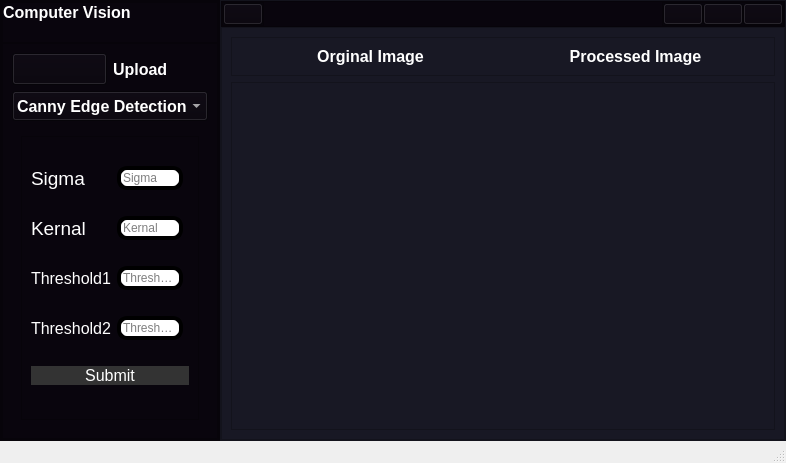
<?xml version="1.0" encoding="UTF-8"?>
<ui version="4.0">
 <class>MainWindow</class>
 <widget class="QMainWindow" name="MainWindow">
  <property name="geometry">
   <rect>
    <x>0</x>
    <y>0</y>
    <width>786</width>
    <height>463</height>
   </rect>
  </property>
  <property name="maximumSize">
   <size>
    <width>1900</width>
    <height>1000</height>
   </size>
  </property>
  <property name="windowTitle">
   <string>MainWindow</string>
  </property>
  <property name="styleSheet">
   <string notr="true">*{
 boarder:none;
color:white;
}
QLineEdit{
 border: 4px solid;
 background-color: white;
 boarder-radius: 20px;
}</string>
  </property>
  <widget class="QWidget" name="centralwidget">
   <property name="cursor">
    <cursorShape>ArrowCursor</cursorShape>
   </property>
   <property name="styleSheet">
    <string notr="true">background-color:rgb(24, 24, 36);</string>
   </property>
   <layout class="QHBoxLayout" name="horizontalLayout">
    <property name="spacing">
     <number>0</number>
    </property>
    <property name="leftMargin">
     <number>0</number>
    </property>
    <property name="topMargin">
     <number>0</number>
    </property>
    <property name="rightMargin">
     <number>0</number>
    </property>
    <property name="bottomMargin">
     <number>0</number>
    </property>
    <item>
     <widget class="QFrame" name="Slide_menu">
      <property name="maximumSize">
       <size>
        <width>220</width>
        <height>16777215</height>
       </size>
      </property>
      <property name="styleSheet">
       <string notr="true">background-color:rgb(9,5,13);</string>
      </property>
      <property name="frameShape">
       <enum>QFrame::StyledPanel</enum>
      </property>
      <property name="frameShadow">
       <enum>QFrame::Raised</enum>
      </property>
      <layout class="QVBoxLayout" name="verticalLayout_2">
       <property name="spacing">
        <number>0</number>
       </property>
       <property name="leftMargin">
        <number>0</number>
       </property>
       <property name="topMargin">
        <number>0</number>
       </property>
       <property name="rightMargin">
        <number>0</number>
       </property>
       <property name="bottomMargin">
        <number>0</number>
       </property>
       <item>
        <widget class="QFrame" name="frame">
         <property name="sizePolicy">
          <sizepolicy hsizetype="Preferred" vsizetype="Preferred">
           <horstretch>0</horstretch>
           <verstretch>0</verstretch>
          </sizepolicy>
         </property>
         <property name="frameShape">
          <enum>QFrame::StyledPanel</enum>
         </property>
         <property name="frameShadow">
          <enum>QFrame::Raised</enum>
         </property>
         <layout class="QVBoxLayout" name="verticalLayout_3">
          <property name="spacing">
           <number>0</number>
          </property>
          <property name="leftMargin">
           <number>0</number>
          </property>
          <property name="topMargin">
           <number>0</number>
          </property>
          <property name="rightMargin">
           <number>0</number>
          </property>
          <property name="bottomMargin">
           <number>0</number>
          </property>
          <item alignment="Qt::AlignTop">
           <widget class="QFrame" name="frame_4">
            <property name="frameShape">
             <enum>QFrame::StyledPanel</enum>
            </property>
            <property name="frameShadow">
             <enum>QFrame::Raised</enum>
            </property>
            <layout class="QHBoxLayout" name="horizontalLayout_5">
             <property name="spacing">
              <number>0</number>
             </property>
             <property name="sizeConstraint">
              <enum>QLayout::SetDefaultConstraint</enum>
             </property>
             <property name="leftMargin">
              <number>0</number>
             </property>
             <property name="topMargin">
              <number>0</number>
             </property>
             <property name="rightMargin">
              <number>9</number>
             </property>
             <property name="bottomMargin">
              <number>20</number>
             </property>
             <item alignment="Qt::AlignLeft|Qt::AlignTop">
              <widget class="QLabel" name="label_2">
               <property name="font">
                <font>
                 <pointsize>12</pointsize>
                 <bold>true</bold>
                </font>
               </property>
               <property name="text">
                <string>Computer Vision </string>
               </property>
              </widget>
             </item>
             <item alignment="Qt::AlignRight|Qt::AlignTop">
              <widget class="QLabel" name="label">
               <property name="text">
                <string/>
               </property>
               <property name="pixmap">
                <pixmap resource="icons.qrc">:/icons/icons/camera.svg</pixmap>
               </property>
              </widget>
             </item>
            </layout>
           </widget>
          </item>
          <item>
           <widget class="QFrame" name="frame_6">
            <property name="sizePolicy">
             <sizepolicy hsizetype="Preferred" vsizetype="Expanding">
              <horstretch>0</horstretch>
              <verstretch>0</verstretch>
             </sizepolicy>
            </property>
            <property name="minimumSize">
             <size>
              <width>0</width>
              <height>0</height>
             </size>
            </property>
            <property name="frameShape">
             <enum>QFrame::StyledPanel</enum>
            </property>
            <property name="frameShadow">
             <enum>QFrame::Raised</enum>
            </property>
            <layout class="QGridLayout" name="gridLayout">
             <item row="1" column="0" colspan="2">
              <widget class="QComboBox" name="Selector_Method">
               <property name="enabled">
                <bool>true</bool>
               </property>
               <property name="sizePolicy">
                <sizepolicy hsizetype="Preferred" vsizetype="Fixed">
                 <horstretch>0</horstretch>
                 <verstretch>30</verstretch>
                </sizepolicy>
               </property>
               <property name="minimumSize">
                <size>
                 <width>0</width>
                 <height>30</height>
                </size>
               </property>
               <property name="font">
                <font>
                 <pointsize>12</pointsize>
                 <bold>true</bold>
                </font>
               </property>
               <item>
                <property name="text">
                 <string>Canny Edge Detection</string>
                </property>
               </item>
               <item>
                <property name="text">
                 <string>Hough Line</string>
                </property>
               </item>
               <item>
                <property name="text">
                 <string>Harris Corner Detection</string>
                </property>
               </item>
              </widget>
             </item>
             <item row="0" column="1">
              <widget class="QLabel" name="label_3">
               <property name="font">
                <font>
                 <pointsize>12</pointsize>
                 <bold>true</bold>
                </font>
               </property>
               <property name="text">
                <string>Upload</string>
               </property>
              </widget>
             </item>
             <item row="0" column="0">
              <widget class="QPushButton" name="Upload_Image">
               <property name="font">
                <font>
                 <pointsize>15</pointsize>
                </font>
               </property>
               <property name="cursor">
                <cursorShape>PointingHandCursor</cursorShape>
               </property>
               <property name="text">
                <string/>
               </property>
               <property name="icon">
                <iconset resource="icons.qrc">
                 <normaloff>:/icons/icons/upload.svg</normaloff>:/icons/icons/upload.svg</iconset>
               </property>
               <property name="iconSize">
                <size>
                 <width>20</width>
                 <height>20</height>
                </size>
               </property>
              </widget>
             </item>
             <item row="2" column="0" colspan="2">
              <widget class="QStackedWidget" name="stackedWidget">
               <property name="sizePolicy">
                <sizepolicy hsizetype="Preferred" vsizetype="Ignored">
                 <horstretch>0</horstretch>
                 <verstretch>0</verstretch>
                </sizepolicy>
               </property>
               <property name="styleSheet">
                <string notr="true">QLineEdit{
 background-color: white;
border-radius: 10px;
text-align: center;
}
QPushButton{
background-color: #333333;
border-radius: 10px;
}</string>
               </property>
               <property name="locale">
                <locale language="English" country="Zimbabwe"/>
               </property>
               <property name="currentIndex">
                <number>0</number>
               </property>
               <widget class="QWidget" name="page1">
                <layout class="QVBoxLayout" name="verticalLayout_4">
                 <item>
                  <widget class="QFrame" name="frame_5">
                   <property name="styleSheet">
                    <string notr="true">QLineEdit{
	color: black;
}</string>
                   </property>
                   <property name="frameShape">
                    <enum>QFrame::StyledPanel</enum>
                   </property>
                   <property name="frameShadow">
                    <enum>QFrame::Raised</enum>
                   </property>
                   <layout class="QGridLayout" name="gridLayout_2">
                    <item row="1" column="1">
                     <widget class="QLineEdit" name="Kernal">
                      <property name="cursor">
                       <cursorShape>IBeamCursor</cursorShape>
                      </property>
                      <property name="inputMethodHints">
                       <set>Qt::ImhDigitsOnly|Qt::ImhPreferNumbers</set>
                      </property>
                      <property name="text">
                       <string/>
                      </property>
                      <property name="placeholderText">
                       <string>Kernal</string>
                      </property>
                     </widget>
                    </item>
                    <item row="0" column="0">
                     <widget class="QLabel" name="label_4">
                      <property name="font">
                       <font>
                        <pointsize>14</pointsize>
                       </font>
                      </property>
                      <property name="text">
                       <string>Sigma</string>
                      </property>
                     </widget>
                    </item>
                    <item row="0" column="1">
                     <widget class="QLineEdit" name="Sigma">
                      <property name="cursor">
                       <cursorShape>IBeamCursor</cursorShape>
                      </property>
                      <property name="autoFillBackground">
                       <bool>false</bool>
                      </property>
                      <property name="styleSheet">
                       <string notr="true">*{
 background-color: white;
}</string>
                      </property>
                      <property name="inputMethodHints">
                       <set>Qt::ImhDigitsOnly|Qt::ImhPreferNumbers</set>
                      </property>
                      <property name="text">
                       <string/>
                      </property>
                      <property name="placeholderText">
                       <string>Sigma</string>
                      </property>
                     </widget>
                    </item>
                    <item row="2" column="0">
                     <widget class="QLabel" name="label_6">
                      <property name="font">
                       <font>
                        <pointsize>12</pointsize>
                       </font>
                      </property>
                      <property name="text">
                       <string>Threshold1</string>
                      </property>
                     </widget>
                    </item>
                    <item row="2" column="1">
                     <widget class="QLineEdit" name="T1">
                      <property name="cursor">
                       <cursorShape>IBeamCursor</cursorShape>
                      </property>
                      <property name="inputMethodHints">
                       <set>Qt::ImhDigitsOnly|Qt::ImhPreferNumbers</set>
                      </property>
                      <property name="text">
                       <string/>
                      </property>
                      <property name="placeholderText">
                       <string>Threshold 1</string>
                      </property>
                     </widget>
                    </item>
                    <item row="3" column="1">
                     <widget class="QLineEdit" name="T2">
                      <property name="cursor">
                       <cursorShape>IBeamCursor</cursorShape>
                      </property>
                      <property name="autoFillBackground">
                       <bool>false</bool>
                      </property>
                      <property name="styleSheet">
                       <string notr="true">*{
	color:black;
}</string>
                      </property>
                      <property name="inputMethodHints">
                       <set>Qt::ImhDigitsOnly|Qt::ImhPreferNumbers</set>
                      </property>
                      <property name="text">
                       <string/>
                      </property>
                      <property name="placeholderText">
                       <string>Threshold 2</string>
                      </property>
                     </widget>
                    </item>
                    <item row="3" column="0">
                     <widget class="QLabel" name="label_7">
                      <property name="font">
                       <font>
                        <pointsize>12</pointsize>
                       </font>
                      </property>
                      <property name="text">
                       <string>Threshold2</string>
                      </property>
                     </widget>
                    </item>
                    <item row="1" column="0">
                     <widget class="QLabel" name="label_5">
                      <property name="font">
                       <font>
                        <pointsize>14</pointsize>
                       </font>
                      </property>
                      <property name="text">
                       <string>Kernal</string>
                      </property>
                     </widget>
                    </item>
                    <item row="4" column="0" colspan="3">
                     <widget class="QPushButton" name="Submit1">
                      <property name="font">
                       <font>
                        <pointsize>12</pointsize>
                       </font>
                      </property>
                      <property name="cursor">
                       <cursorShape>PointingHandCursor</cursorShape>
                      </property>
                      <property name="styleSheet">
                       <string notr="true"/>
                      </property>
                      <property name="text">
                       <string>Submit</string>
                      </property>
                      <property name="icon">
                       <iconset resource="icons.qrc">
                        <normaloff>:/icons/icons/send.svg</normaloff>:/icons/icons/send.svg</iconset>
                      </property>
                     </widget>
                    </item>
                   </layout>
                  </widget>
                 </item>
                </layout>
               </widget>
               <widget class="QWidget" name="Page2">
                <layout class="QGridLayout" name="gridLayout_6">
                 <item row="0" column="0">
                  <widget class="QFrame" name="frame_10">
                   <property name="styleSheet">
                    <string notr="true">QLineEdit{
	color: black;
}</string>
                   </property>
                   <property name="frameShape">
                    <enum>QFrame::StyledPanel</enum>
                   </property>
                   <property name="frameShadow">
                    <enum>QFrame::Raised</enum>
                   </property>
                   <layout class="QGridLayout" name="gridLayout_5">
                    <item row="0" column="1">
                     <widget class="QLineEdit" name="Threshold_Max">
                      <property name="cursor">
                       <cursorShape>IBeamCursor</cursorShape>
                      </property>
                      <property name="autoFillBackground">
                       <bool>false</bool>
                      </property>
                      <property name="styleSheet">
                       <string notr="true">*{
	color:black;
}</string>
                      </property>
                      <property name="inputMethodHints">
                       <set>Qt::ImhDigitsOnly|Qt::ImhPreferNumbers</set>
                      </property>
                      <property name="text">
                       <string/>
                      </property>
                      <property name="placeholderText">
                       <string>Threshold 2</string>
                      </property>
                     </widget>
                    </item>
                    <item row="0" column="0">
                     <widget class="QLabel" name="label_13">
                      <property name="font">
                       <font>
                        <pointsize>13</pointsize>
                       </font>
                      </property>
                      <property name="text">
                       <string>Threshold</string>
                      </property>
                     </widget>
                    </item>
                    <item row="2" column="0" colspan="3">
                     <widget class="QPushButton" name="Submit_Hough_line">
                      <property name="font">
                       <font>
                        <pointsize>12</pointsize>
                       </font>
                      </property>
                      <property name="cursor">
                       <cursorShape>PointingHandCursor</cursorShape>
                      </property>
                      <property name="styleSheet">
                       <string notr="true"/>
                      </property>
                      <property name="text">
                       <string>Submit</string>
                      </property>
                      <property name="icon">
                       <iconset resource="icons.qrc">
                        <normaloff>:/icons/icons/send.svg</normaloff>:/icons/icons/send.svg</iconset>
                      </property>
                     </widget>
                    </item>
                    <item row="1" column="0">
                     <widget class="QLabel" name="label_8">
                      <property name="font">
                       <font>
                        <pointsize>14</pointsize>
                       </font>
                      </property>
                      <property name="text">
                       <string>Resolution</string>
                      </property>
                     </widget>
                    </item>
                    <item row="1" column="1">
                     <widget class="QLineEdit" name="Resolution">
                      <property name="placeholderText">
                       <string>Resolution</string>
                      </property>
                     </widget>
                    </item>
                   </layout>
                  </widget>
                 </item>
                </layout>
               </widget>
               <widget class="QWidget" name="page">
                <layout class="QGridLayout" name="gridLayout_4">
                 <item row="0" column="0" rowspan="2" colspan="2">
                  <widget class="QFrame" name="frame_9">
                   <property name="styleSheet">
                    <string notr="true">QLineEdit{
	color: black;
}</string>
                   </property>
                   <property name="frameShape">
                    <enum>QFrame::StyledPanel</enum>
                   </property>
                   <property name="frameShadow">
                    <enum>QFrame::Raised</enum>
                   </property>
                   <layout class="QGridLayout" name="gridLayout_3">
                    <item row="1" column="1">
                     <widget class="QLineEdit" name="threshold_corner">
                      <property name="cursor">
                       <cursorShape>IBeamCursor</cursorShape>
                      </property>
                      <property name="inputMethodHints">
                       <set>Qt::ImhDigitsOnly|Qt::ImhPreferNumbers</set>
                      </property>
                      <property name="text">
                       <string/>
                      </property>
                      <property name="placeholderText">
                       <string>Threshold</string>
                      </property>
                     </widget>
                    </item>
                    <item row="1" column="0">
                     <widget class="QLabel" name="label_17">
                      <property name="font">
                       <font>
                        <pointsize>14</pointsize>
                       </font>
                      </property>
                      <property name="text">
                       <string>Threshold</string>
                      </property>
                     </widget>
                    </item>
                    <item row="0" column="0">
                     <widget class="QLabel" name="label_14">
                      <property name="font">
                       <font>
                        <pointsize>12</pointsize>
                       </font>
                      </property>
                      <property name="text">
                       <string>Window size</string>
                      </property>
                     </widget>
                    </item>
                    <item row="0" column="1">
                     <widget class="QLineEdit" name="window_size">
                      <property name="cursor">
                       <cursorShape>IBeamCursor</cursorShape>
                      </property>
                      <property name="autoFillBackground">
                       <bool>false</bool>
                      </property>
                      <property name="styleSheet">
                       <string notr="true">*{
 background-color: white;
}</string>
                      </property>
                      <property name="inputMethodHints">
                       <set>Qt::ImhDigitsOnly|Qt::ImhPreferNumbers</set>
                      </property>
                      <property name="text">
                       <string/>
                      </property>
                      <property name="placeholderText">
                       <string>window</string>
                      </property>
                     </widget>
                    </item>
                    <item row="2" column="0" colspan="3">
                     <widget class="QPushButton" name="Submit_corner">
                      <property name="font">
                       <font>
                        <pointsize>12</pointsize>
                       </font>
                      </property>
                      <property name="cursor">
                       <cursorShape>PointingHandCursor</cursorShape>
                      </property>
                      <property name="styleSheet">
                       <string notr="true"/>
                      </property>
                      <property name="text">
                       <string>Submit</string>
                      </property>
                      <property name="icon">
                       <iconset resource="icons.qrc">
                        <normaloff>:/icons/icons/send.svg</normaloff>:/icons/icons/send.svg</iconset>
                      </property>
                     </widget>
                    </item>
                   </layout>
                  </widget>
                 </item>
                </layout>
               </widget>
              </widget>
             </item>
            </layout>
           </widget>
          </item>
         </layout>
        </widget>
       </item>
      </layout>
     </widget>
    </item>
    <item>
     <widget class="QFrame" name="mainbody">
      <property name="frameShape">
       <enum>QFrame::StyledPanel</enum>
      </property>
      <property name="frameShadow">
       <enum>QFrame::Raised</enum>
      </property>
      <layout class="QVBoxLayout" name="verticalLayout">
       <property name="spacing">
        <number>0</number>
       </property>
       <property name="leftMargin">
        <number>0</number>
       </property>
       <property name="topMargin">
        <number>0</number>
       </property>
       <property name="rightMargin">
        <number>0</number>
       </property>
       <property name="bottomMargin">
        <number>0</number>
       </property>
       <item alignment="Qt::AlignTop">
        <widget class="QFrame" name="header">
         <property name="styleSheet">
          <string notr="true">background-color:rgb(9,5,13)</string>
         </property>
         <property name="frameShape">
          <enum>QFrame::StyledPanel</enum>
         </property>
         <property name="frameShadow">
          <enum>QFrame::Raised</enum>
         </property>
         <layout class="QHBoxLayout" name="horizontalLayout_2">
          <property name="spacing">
           <number>0</number>
          </property>
          <property name="leftMargin">
           <number>0</number>
          </property>
          <property name="topMargin">
           <number>0</number>
          </property>
          <property name="rightMargin">
           <number>0</number>
          </property>
          <property name="bottomMargin">
           <number>0</number>
          </property>
          <item alignment="Qt::AlignLeft|Qt::AlignTop">
           <widget class="QFrame" name="frame_2">
            <property name="frameShape">
             <enum>QFrame::StyledPanel</enum>
            </property>
            <property name="frameShadow">
             <enum>QFrame::Raised</enum>
            </property>
            <layout class="QHBoxLayout" name="horizontalLayout_3">
             <property name="spacing">
              <number>0</number>
             </property>
             <property name="leftMargin">
              <number>0</number>
             </property>
             <property name="topMargin">
              <number>0</number>
             </property>
             <property name="rightMargin">
              <number>0</number>
             </property>
             <property name="bottomMargin">
              <number>0</number>
             </property>
             <item>
              <widget class="QPushButton" name="Menu_slider">
               <property name="text">
                <string/>
               </property>
               <property name="icon">
                <iconset resource="icons.qrc">
                 <normaloff>:/icons/icons/align-justify.svg</normaloff>:/icons/icons/align-justify.svg</iconset>
               </property>
               <property name="iconSize">
                <size>
                 <width>32</width>
                 <height>32</height>
                </size>
               </property>
              </widget>
             </item>
            </layout>
           </widget>
          </item>
          <item alignment="Qt::AlignRight|Qt::AlignTop">
           <widget class="QFrame" name="frame_3">
            <property name="frameShape">
             <enum>QFrame::StyledPanel</enum>
            </property>
            <property name="frameShadow">
             <enum>QFrame::Raised</enum>
            </property>
            <layout class="QHBoxLayout" name="horizontalLayout_4">
             <property name="spacing">
              <number>0</number>
             </property>
             <property name="leftMargin">
              <number>0</number>
             </property>
             <property name="topMargin">
              <number>0</number>
             </property>
             <property name="rightMargin">
              <number>0</number>
             </property>
             <property name="bottomMargin">
              <number>0</number>
             </property>
             <item>
              <widget class="QPushButton" name="minimize_window_button">
               <property name="text">
                <string/>
               </property>
               <property name="icon">
                <iconset resource="icons.qrc">
                 <normaloff>:/icons/icons/arrow-down-left.svg</normaloff>:/icons/icons/arrow-down-left.svg</iconset>
               </property>
              </widget>
             </item>
             <item>
              <widget class="QPushButton" name="Full_screen">
               <property name="text">
                <string/>
               </property>
               <property name="icon">
                <iconset resource="icons.qrc">
                 <normaloff>:/icons/icons/maximize-2.svg</normaloff>:/icons/icons/maximize-2.svg</iconset>
               </property>
              </widget>
             </item>
             <item>
              <widget class="QPushButton" name="close_window_button">
               <property name="text">
                <string/>
               </property>
               <property name="icon">
                <iconset resource="icons.qrc">
                 <normaloff>:/icons/icons/x.svg</normaloff>:/icons/icons/x.svg</iconset>
               </property>
              </widget>
             </item>
            </layout>
           </widget>
          </item>
         </layout>
        </widget>
       </item>
       <item>
        <widget class="QFrame" name="body">
         <property name="sizePolicy">
          <sizepolicy hsizetype="Preferred" vsizetype="Expanding">
           <horstretch>0</horstretch>
           <verstretch>0</verstretch>
          </sizepolicy>
         </property>
         <property name="frameShape">
          <enum>QFrame::StyledPanel</enum>
         </property>
         <property name="frameShadow">
          <enum>QFrame::Raised</enum>
         </property>
         <layout class="QVBoxLayout" name="verticalLayout_5">
          <item alignment="Qt::AlignTop">
           <widget class="QFrame" name="frame_7">
            <property name="frameShape">
             <enum>QFrame::StyledPanel</enum>
            </property>
            <property name="frameShadow">
             <enum>QFrame::Raised</enum>
            </property>
            <layout class="QHBoxLayout" name="horizontalLayout_6">
             <item>
              <widget class="QLabel" name="label_9">
               <property name="font">
                <font>
                 <pointsize>12</pointsize>
                 <bold>true</bold>
                </font>
               </property>
               <property name="text">
                <string>Orginal Image</string>
               </property>
               <property name="alignment">
                <set>Qt::AlignCenter</set>
               </property>
              </widget>
             </item>
             <item>
              <widget class="QLabel" name="label_10">
               <property name="font">
                <font>
                 <pointsize>12</pointsize>
                 <bold>true</bold>
                 <strikeout>false</strikeout>
                </font>
               </property>
               <property name="text">
                <string>Processed Image</string>
               </property>
               <property name="alignment">
                <set>Qt::AlignCenter</set>
               </property>
              </widget>
             </item>
            </layout>
           </widget>
          </item>
          <item>
           <widget class="QFrame" name="frame_8">
            <property name="sizePolicy">
             <sizepolicy hsizetype="Preferred" vsizetype="Expanding">
              <horstretch>0</horstretch>
              <verstretch>0</verstretch>
             </sizepolicy>
            </property>
            <property name="frameShape">
             <enum>QFrame::StyledPanel</enum>
            </property>
            <property name="frameShadow">
             <enum>QFrame::Raised</enum>
            </property>
            <layout class="QHBoxLayout" name="horizontalLayout_7">
             <item>
              <widget class="QLabel" name="Orginal">
               <property name="maximumSize">
                <size>
                 <width>1900</width>
                 <height>1080</height>
                </size>
               </property>
               <property name="font">
                <font>
                 <kerning>false</kerning>
                </font>
               </property>
               <property name="cursor">
                <cursorShape>CrossCursor</cursorShape>
               </property>
               <property name="text">
                <string/>
               </property>
               <property name="scaledContents">
                <bool>true</bool>
               </property>
              </widget>
             </item>
             <item>
              <widget class="QLabel" name="Processed">
               <property name="enabled">
                <bool>true</bool>
               </property>
               <property name="maximumSize">
                <size>
                 <width>1900</width>
                 <height>1080</height>
                </size>
               </property>
               <property name="font">
                <font>
                 <kerning>false</kerning>
                </font>
               </property>
               <property name="cursor">
                <cursorShape>CrossCursor</cursorShape>
               </property>
               <property name="text">
                <string/>
               </property>
               <property name="scaledContents">
                <bool>true</bool>
               </property>
              </widget>
             </item>
            </layout>
           </widget>
          </item>
         </layout>
        </widget>
       </item>
      </layout>
     </widget>
    </item>
   </layout>
  </widget>
  <widget class="QMenuBar" name="menubar">
   <property name="geometry">
    <rect>
     <x>0</x>
     <y>0</y>
     <width>786</width>
     <height>22</height>
    </rect>
   </property>
  </widget>
  <widget class="QStatusBar" name="statusbar"/>
 </widget>
 <resources>
  <include location="icons.qrc"/>
 </resources>
 <connections/>
</ui>
